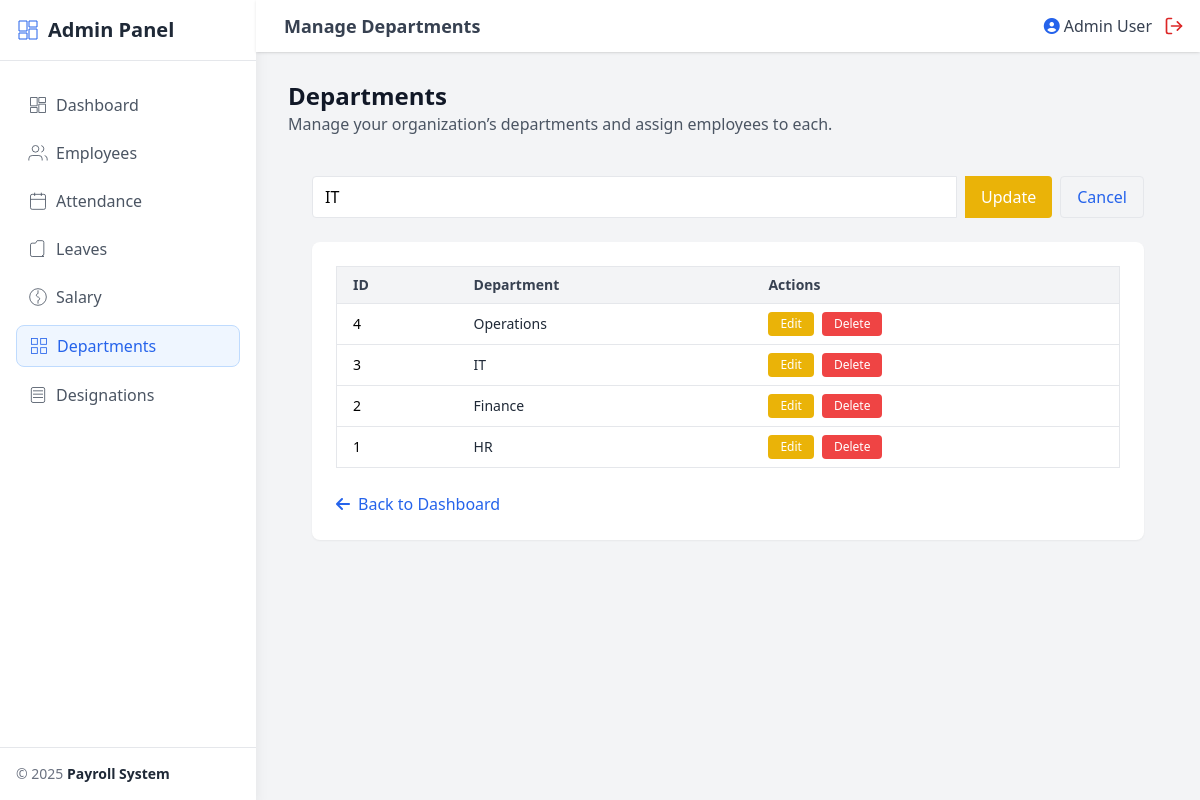
/admin/departments.php?edit=3 (signed in), run on the app's committed database.
### tables this page shows
CREATE TABLE departments (
    id INT AUTO_INCREMENT PRIMARY KEY,
    name VARCHAR(100) NOT NULL
);

### admin/departments.php (the view, shortened to what this page needs)
<?php
require '../includes/auth.php';
$emp = $_SESSION['user'];
$result = $conn->query("SELECT * FROM departments ORDER BY id DESC");
$editDept = null;
if (isset($_GET['edit'])) {
  $id = intval($_GET['edit']);
  $stmt = $conn->prepare("SELECT * FROM departments WHERE id=?");
  $stmt->bind_param("i", $id);
  $stmt->execute();
  $editDept = $stmt->get_result()->fetch_assoc();
}
?>
<!DOCTYPE html>
<html lang="en">
<head>
  <script src="https://cdn.tailwindcss.com"></script>
  <link href="https://cdnjs.cloudflare.com/ajax/libs/font-awesome/6.5.0/css/all.min.css" rel="stylesheet">
</head>
<body class="bg-gray-100">
  <?php include_once '../includes/sidebar.php'; ?>
  <div class="flex-1 flex flex-col min-h-screen md:ml-64">
    <header class="fixed top-0 left-0 right-0 md:left-64 bg-white shadow flex justify-between items-center px-4 py-3 z-40">
      <div class="flex items-center space-x-3">
        <h1 class="text-lg font-semibold text-gray-700">Manage Departments</h1>
      </div>
      <div class="flex items-center space-x-3">
        <span class="text-gray-700 flex items-center">
          <i class="fas fa-user-circle text-blue-600 mr-1"></i>
          <?php echo htmlspecialchars($emp['name']); ?>
        </span>
        <a href="../logout.php" class="text-red-600 hover:text-red-800">
        </a>
      </div>
    </header>
    <main class="flex-1 pt-20 px-4 md:px-8 pb-8">
      <div class="flex flex-col sm:flex-row justify-between items-start sm:items-center space-y-4 sm:space-y-0 mb-4">
        <div>
          <h2 class="text-2xl font-bold text-gray-900">Departments</h2>
          <p class="text-gray-600">Manage your organization’s departments and assign employees to each.</p>
        </div>
      </div>
      <div class="p-4 md:p-6">
        <form method="POST" class="flex flex-col md:flex-row mb-6 space-y-2 md:space-y-0">
          <?php if ($editDept): ?>
            <input type="text" name="name" value="<?= htmlspecialchars($editDept['name']) ?>" class="flex-grow border rounded-l px-3 py-2 focus:outline-none focus:ring" required>
            <button type="submit" name="update" class="bg-yellow-500 text-white px-4 rounded-r hover:bg-yellow-600 mt-2 md:mt-0 md:ml-2">Update</button>
            <a href="departments.php" class="text-blue-600 hover:underline px-4 py-2 rounded border mt-2 md:mt-0 md:ml-2">Cancel</a>
          <?php else: ?>
            <input type="text" name="name" placeholder="Department Name" class="flex-grow border rounded-l px-3 py-2 focus:outline-none focus:ring" required>
            <button type="submit" name="add" class="bg-blue-600 text-white px-4 rounded-r hover:bg-blue-700 mt-2 md:mt-0 md:ml-2">Add</button>
          <?php endif; ?>
        </form>
        <div class="bg-white shadow-sm rounded-lg p-6">
          <div class="overflow-x-auto">
            <table class="w-full border border-gray-200 rounded-lg text-sm">
              <thead class="bg-gray-100 text-gray-700">
                <tr>
                  <th class="px-4 py-2 text-left">ID</th>
                  <th class="px-4 py-2 text-left">Department</th>
                  <th class="px-4 py-2 text-left">Actions</th>
                </tr>
              </thead>
              <tbody>
                <?php while ($row = $result->fetch_assoc()): ?>
                  <tr class="border-t hover:bg-gray-50 transition">
                    <td class="px-4 py-2"><?= $row['id'] ?></td>
                    <td class="px-4 py-2 font-medium text-gray-800"><?= htmlspecialchars($row['name']) ?></td>
                    <td class="px-4 py-2">
                      <div class="flex flex-wrap gap-2">
                        <a href="departments.php?edit=<?= $row['id'] ?>"
                          class="bg-yellow-500 hover:bg-yellow-600 text-white px-3 py-1 rounded text-xs transition">
                          Edit
                        </a>
                        <a href="departments.php?delete=<?= $row['id'] ?>"
                          onclick="return confirm('Are you sure you want to delete this department?')"
                          class="bg-red-500 hover:bg-red-600 text-white px-3 py-1 rounded text-xs transition">
                          Delete
                        </a>
                      </div>
                    </td>
                  </tr>
                <?php endwhile; ?>
              </tbody>
            </table>
          </div>
          <div class="mt-6 text-center md:text-left">
            <a href="dashboard.php"
              class="text-blue-600 hover:underline flex items-center justify-center md:justify-start">
              <i class="fa-solid fa-arrow-left mr-2"></i> Back to Dashboard
            </a>
          </div>
        </div>
    </main>
  </div>
</body>
</html>

### data on the page
departments: name "IT", id "3"
departments: id "4", name "Operations"
departments: id "2", name "Finance"
departments: id "1", name "HR"

### other printed values
$item['title'] "Dashboard"
$item['title'] "Employees"
$item['title'] "Attendance"
$item['title'] "Leaves"
$item['title'] "Salary"
$item['title'] "Departments"
$item['title'] "Designations"
$emp['name'] "Admin User"
